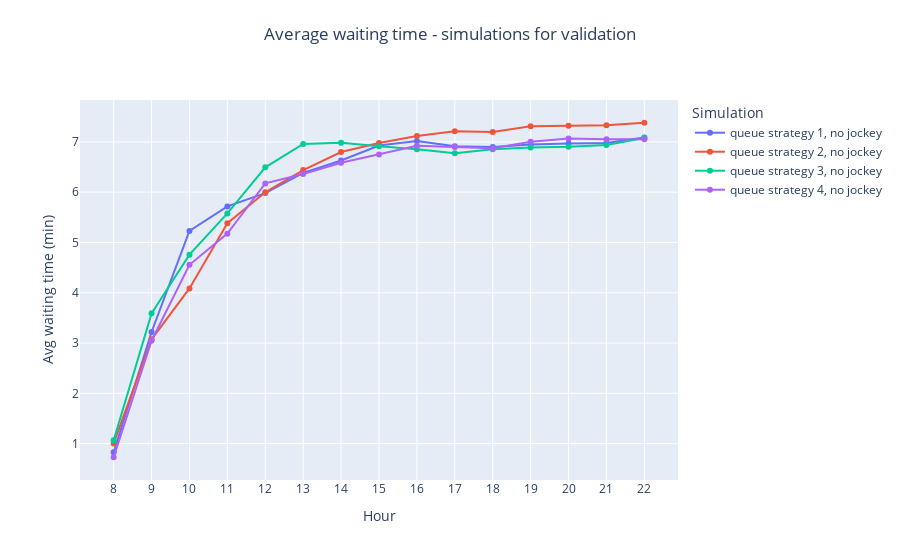

Notebook source saved alongside this figure:
### Markdown cell above
## Average waiting time - No jockey

### Code cell
# Average waiting time

fig = go.Figure()

fig = add_simulation_to_plot(fig, df_simulations, 'validazione_1', "Avg_waiting_times_standard")
fig = add_simulation_to_plot(fig, df_simulations, 'validazione_2', "Avg_waiting_times_standard")
fig = add_simulation_to_plot(fig, df_simulations, 'validazione_3', "Avg_waiting_times_standard")
fig = add_simulation_to_plot(fig, df_simulations, 'validazione_4', "Avg_waiting_times_standard")

fig = decorate_figure(fig,
    title="Average waiting time - simulations for validation",
    y_axis_title="Avg waiting time (min)")

fig.show()
fig.write_image("doc/report/images/results/avg_wt_validation.png", scale=IMAGE_SCALE)

### Figure 1 — Plotly figure (JSON) as saved in the notebook; plotly's stock layout.template omitted (floating-point values rounded to 4 significant figures)
{"data": [{"mode": "lines+markers", "name": "queue strategy 1, no jockey", "type": "scatter", "x": [8, 9, 10, 11, 12, 13, 14, 15, 16, 17, 18, 19, 20, 21, 22], "y": [0.8273, 3.22, 5.228, 5.717, 5.982, 6.382, 6.629, 6.926, 7.017, 6.914, 6.895, 6.95, 6.969, 6.978, 7.088]}, {"mode": "lines+markers", "name": "queue strategy 2, no jockey", "type": "scatter", "x": [8, 9, 10, 11, 12, 13, 14, 15, 16, 17, 18, 19, 20, 21, 22], "y": [1.005, 3.073, 4.086, 5.382, 5.998, 6.44, 6.798, 6.978, 7.116, 7.21, 7.194, 7.308, 7.322, 7.328, 7.38]}, {"mode": "lines+markers", "name": "queue strategy 3, no jockey", "type": "scatter", "x": [8, 9, 10, 11, 12, 13, 14, 15, 16, 17, 18, 19, 20, 21, 22], "y": [1.066, 3.59, 4.758, 5.577, 6.493, 6.959, 6.984, 6.911, 6.854, 6.773, 6.855, 6.889, 6.9, 6.939, 7.074]}, {"mode": "lines+markers", "name": "queue strategy 4, no jockey", "type": "scatter", "x": [8, 9, 10, 11, 12, 13, 14, 15, 16, 17, 18, 19, 20, 21, 22], "y": [0.7295, 3.046, 4.555, 5.175, 6.174, 6.359, 6.585, 6.749, 6.923, 6.897, 6.872, 7.003, 7.067, 7.05, 7.052]}], "layout": {"legend": {"title": {"text": "Simulation"}}, "title": {"text": "Average waiting time - simulations for validation", "x": 0.5, "xanchor": "center", "y": 0.95, "yanchor": "top"}, "xaxis": {"dtick": 1, "tick0": 0, "tickmode": "linear", "title": {"text": "Hour"}}, "yaxis": {"dtick": 1, "tick0": 0, "tickmode": "linear", "title": {"text": "Avg waiting time (min)"}}}}
